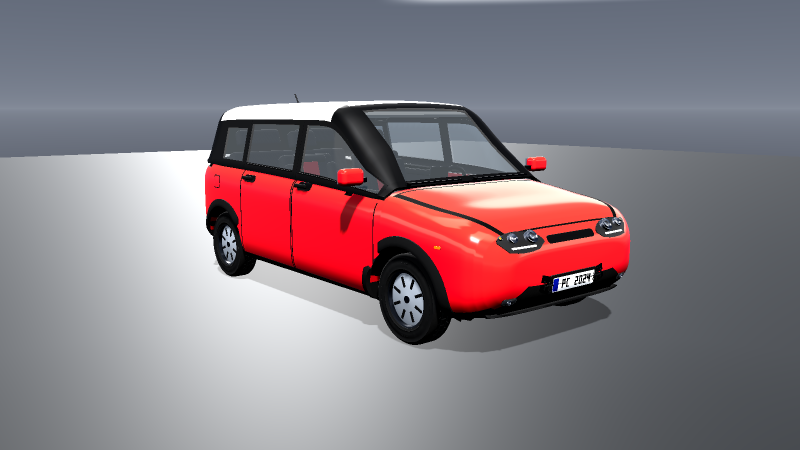
#> input picture plan-work/models/round2/pico_front_34.png, 1600 x 900 px (shown at 1/2 size)
$ python -i prepare_solid.py   (imports and definitions only)
#> lines starting #> are read from the running program, lines starting #| are printed output that depends on the picture
"""Prepare a filled exterior approximation from geometry.py --vehicle --flow output.

Requires numpy, scipy, trimesh, scikit-image (development only). Does not run CFD.
Surface voxelization, small-seam closing, exterior flood fill, marching cubes.
"""
import argparse
import hashlib
import importlib.metadata
import json
import math
from pathlib import Path
import numpy as np
from scipy import ndimage
from skimage import measure
import trimesh

def fill_exterior(surface,closing_voxels=1):
    if type(closing_voxels)!=int or not 0<=closing_voxels<=3:raise ValueError('closing must be 0..3 voxels')
    padding=closing_voxels+2
    matrix=np.pad(surface.astype(bool),padding)
    if closing_voxels:
        matrix=ndimage.binary_closing(matrix,structure=np.ones((3,3,3),dtype=bool),iterations=closing_voxels)
    return ndimage.binary_fill_holes(matrix),padding

def prepare(source,output,pitch=.006,closing_voxels=1,min_component_m3=1e-5,vehicle=None,core_mode="central",wheel_radius_margin_m=.025,wheel_clearance_half_width_m=.24):
    if not math.isfinite(pitch) or not .002<=pitch<=.02:raise ValueError('pitch must be 2..20 mm')
    if not math.isfinite(min_component_m3) or min_component_m3<=0:raise ValueError('positive component cutoff required')
    if core_mode not in ('central','wheel_clearance'):raise ValueError('unknown core mode')
    if not all(math.isfinite(v) and v>0 for v in (wheel_radius_margin_m,wheel_clearance_half_width_m)):raise ValueError('positive finite wheel clearances required')
    source=Path(source);output=Path(output);audit=json.loads((source/'audit.json').read_text())
    description=None
    if core_mode=='wheel_clearance':
        if vehicle is None:raise ValueError('wheel-clearance fill requires source vehicle')
        raw=Path(vehicle).read_bytes()
        if hashlib.sha256(raw).hexdigest()!=audit['vehicle_sha256']:raise ValueError('vehicle identity mismatch')
        description=json.loads(raw)
        if len(description['wheels'])!=4:raise ValueError('four source wheels required')
    obj=source/'hypercar_rest_iso.obj'
    if not audit.get('flow_selection_sha256') or 'chassis body origin' not in audit['frame']:
        raise ValueError('requires source-bound exterior selection aligned to chassis')
    if hashlib.sha256(obj.read_bytes()).hexdigest()!=audit['obj_sha256']:raise ValueError('source OBJ changed')
    vertices=[];faces=[];body_mask=[];node=''
    for line in obj.read_text().splitlines():
        fields=line.split()
        if not fields:continue
        if fields[0]=='o':node=fields[1].rsplit('_primitive_',1)[0]
        if fields[0]=='v':vertices.append([float(v) for v in fields[1:]])
        if fields[0]=='f':
            faces.append([int(v)-1 for v in fields[1:]])
            body_mask.append(node in ('car_hyper','door_L','door_R','frunk','engine_cover'))
    mesh=trimesh.Trimesh(vertices=vertices,faces=faces,process=False)
    body_mask=np.asarray(body_mask,dtype=bool)
    print('Rasterizing',len(mesh.faces),'triangles at',pitch,'m',flush=True)
    # Same half-pitch surface sampling as trimesh's subdivide voxelizer, but
    # bounded batches avoid holding a completely subdivided car in memory.
    origin_index=np.floor(mesh.bounds[0]/pitch).astype(np.int64)
    shape=np.ceil(mesh.bounds[1]/pitch).astype(np.int64)-origin_index+1
    if np.prod(shape)>250_000_000:raise ValueError('voxel grid exceeds 250 million cells; choose coarser pitch')
    cache=source/f'surface_body_{pitch:.9g}.npz';surface=None;body_surface=None
    if cache.exists():
        with np.load(cache,allow_pickle=False) as stored:
            if stored['source_sha256'].item()==audit['obj_sha256'] and tuple(stored['surface'].shape)==tuple(shape):surface=stored['surface'];body_surface=stored['body_surface']
    if surface is None:
        surface=np.zeros(tuple(shape),dtype=bool)
        body_surface=np.zeros(tuple(shape),dtype=bool)
        for is_body,group in ((True,mesh.faces[body_mask]),(False,mesh.faces[~body_mask])):
            for start in range(0,len(group),16):
                triangles=mesh.vertices[group[start:start+16]]
                v,_=trimesh.remesh.subdivide_to_size(triangles.reshape((-1,3)),np.arange(triangles.size//3).reshape((-1,3)),max_edge=pitch*.5,max_iter=12)
                hit=np.round(v/pitch).astype(np.int64)-origin_index
                surface[hit[:,0],hit[:,1],hit[:,2]]=True
                if is_body:body_surface[hit[:,0],hit[:,1],hit[:,2]]=True
                if start%10240==0:print('Surface raster',is_body,start,'/',len(group),flush=True)
        np.savez_compressed(cache,surface=surface,body_surface=body_surface,source_sha256=audit['obj_sha256'])
    # The visual shell encloses thin material volumes, not a filled body. Fill
    # only central body columns bounded by its own floor/roof: never use wing,
    # wheel or splitter height and keep this core inboard of all wheel wells.
    lower=body_surface.argmax(axis=2);upper=shape[2]-1-body_surface[:,:,::-1].argmax(axis=2)
    present=body_surface.any(axis=2)
    y=(np.arange(shape[1])+origin_index[1])*pitch
    central=present if description else present & (np.abs(y)[None,:]<=.55)
    z=np.arange(shape[2])[None,None,:]
    core=central[:,:,None] & (z>=lower[:,:,None]) & (z<=upper[:,:,None])
    if description:
        xx=(np.arange(shape[0])+origin_index[0])*pitch
        zz=(np.arange(shape[2])+origin_index[2])*pitch
        for wheel in description['wheels']:
            cx,cy,cz=wheel['attachment_local'];radius=wheel['wheel_radius']+wheel_radius_margin_m
            if not all(math.isfinite(v) for v in (cx,cy,cz,radius)) or radius<=0:raise ValueError('invalid wheel clearance')
            if wheel_clearance_half_width_m<=wheel['wheel_width']*.5:raise ValueError('wheel clearance must exceed tyre half width')
            cavity=((xx[:,None,None]-cx)**2+(zz[None,None,:]-cz)**2<radius**2)&(np.abs(y[None,:,None]-cy)<wheel_clearance_half_width_m)
            core &= ~cavity
    surface|=core;core_volume=float(core.sum()*pitch**3)
    filled,padding=fill_exterior(surface,closing_voxels)
    labels,count=ndimage.label(filled);sizes=np.bincount(labels.ravel())
    keep=sizes*pitch**3>=min_component_m3;keep[0]=False
    filled=keep[labels];volumes=sorted((sizes[1:][keep[1:]]*pitch**3).tolist(),reverse=True)
    removed=int(count-len(volumes));del labels
    print('Filled',float(filled.sum()*pitch**3),'m3,',len(volumes),'components; extracting surface',flush=True)
    field=ndimage.gaussian_filter(filled.astype(np.float32),sigma=.5)
    vertices,faces,_,_=measure.marching_cubes(field,.5,spacing=(pitch,pitch,pitch),allow_degenerate=False)
    vertices+=(origin_index-padding)*pitch
    solid=trimesh.Trimesh(vertices=vertices,faces=faces,process=True);solid.fix_normals(multibody=True)
    before_smoothing=solid.vertices.copy()
    # Suppress voxel stair-step roughness without the systematic shrinkage of
    # Laplacian-only smoothing. This modifies the CFD derivative, never the art.
    trimesh.smoothing.filter_taubin(solid,lamb=.5,nu=.53,iterations=16)
    smoothing_displacement=float(np.linalg.norm(solid.vertices-before_smoothing,axis=1).max())
    drift=float(np.max(np.abs(solid.bounds-mesh.bounds)))
    envelope_volume=float(np.prod(mesh.extents));volume=float(solid.volume)
    quality={'watertight':bool(solid.is_watertight),'winding_consistent':bool(solid.is_winding_consistent),
             'volume_m3':volume,'envelope_volume_m3':envelope_volume,'bounds_drift_m':drift,'components':len(volumes)}
    if not solid.is_watertight or not solid.is_winding_consistent or volume<envelope_volume*.15 or drift>pitch*3 or len(volumes)>32 or smoothing_displacement>pitch*3:
        raise ValueError('solid quality gate failed: '+json.dumps(quality))
    output.mkdir(parents=True,exist_ok=True);stl=output/'hypercar_cfd_rest.stl';solid.export(stl)
    report={'format':'rg.cfd-solid/1','status':'filled_exterior_approximation_requires_review','cfd_validated':False,
            'source_audit':audit,'versions':{name:importlib.metadata.version(name) for name in ('numpy','scipy','trimesh','scikit-image')},
            'voxel_m':pitch,'seam_closing_voxels':closing_voxels,'padding_voxels':padding,'min_component_m3':min_component_m3,
            'core_mode':core_mode,'central_body_core_half_width_m':None if description else .55,'wheel_clearance':{'radius_margin_m':wheel_radius_margin_m,'half_width_m':wheel_clearance_half_width_m} if description else None,'central_body_core_volume_m3':core_volume,'surface_smoothing_sigma_voxels':.5,
            'taubin_smoothing':{'lambda':.5,'nu':.53,'iterations':16,'max_displacement_m':smoothing_displacement},
            'discarded_small_components':removed,'component_volumes_m3':volumes,'quality':quality,
            'triangles':len(solid.faces),'frame':audit['frame'],'bounds_iso_m':solid.bounds.tolist(),
            'stl_sha256':hashlib.sha256(stl.read_bytes()).hexdigest(),
            'assumptions':['closed doors, fixed suspension; wing pose recorded in source audit','small panel seams sealed; enclosed volume filled',
                 ('body-only floor/roof column fill with explicit wheel cylinders; intake/well closures require review' if description else 'central body core filled only between body floor/roof within 0.55 m of centerline, excluding aero and wheels'),
                 'half-voxel Gaussian surface regularization',
                 '16 Taubin smoothing iterations to suppress artificial voxel roughness',
                 'backed cooling grilles; no resolved radiator/duct airflow','thin details below voxel resolution may be lost'],
            'required_review':['shape/deviation review including intakes/exhaust/wing/tyres','resolution comparison',
                 'fluid domain, moving ground, rotating wheels and convergence before solver']}
    (output/'manifest.json').write_text(json.dumps(report,indent=2)+'\n',encoding='utf-8')
    print('CFD_SOLID',json.dumps(quality),flush=True)
    return report

# [6 lines not run here, left out]

>>> import cv2
>>> picture = cv2.imread('../../plan-work/models/round2/pico_front_34.png', cv2.IMREAD_GRAYSCALE)
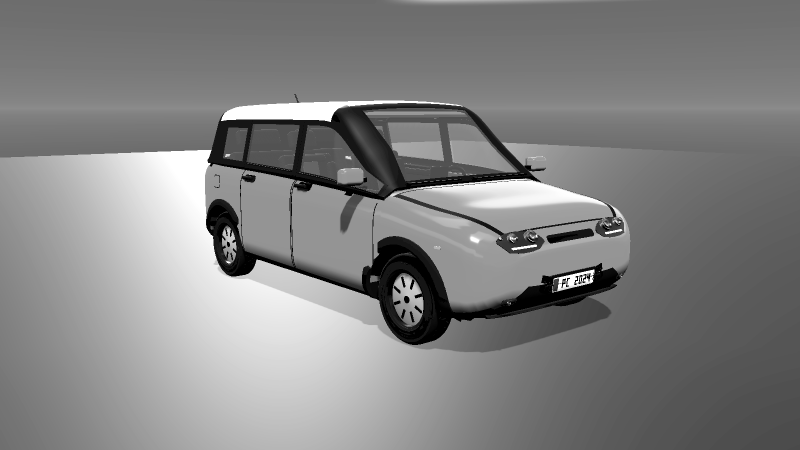
#> picture: shape (900, 1600) (shown at 1/2 size); min 0, max 255, mean 130.6
>>> result = prepare(picture, 'out.png')
#> (the run stopped early here; a loop or call above may not have finished)

$ run again, on plan-work/models/round2/runabout_t_front_34.png
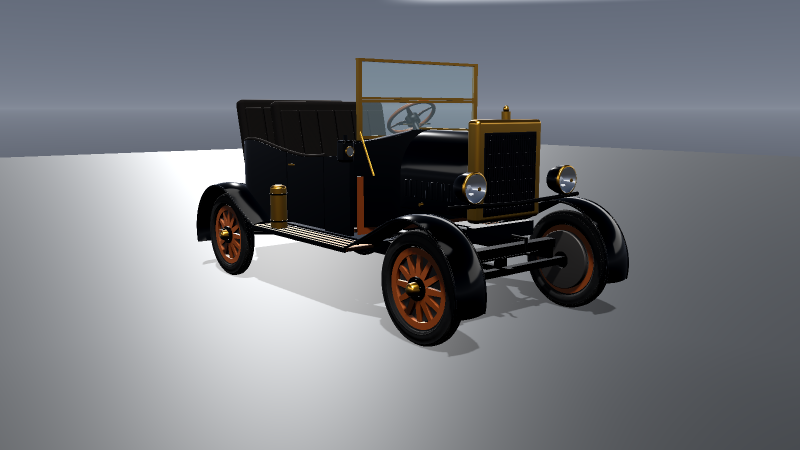
#> input picture plan-work/models/round2/runabout_t_front_34.png, 1600 x 900 px (shown at 1/2 size)
#> `picture = cv2.imread('../../plan-work/models/round2/pico_front_34.png'..`:
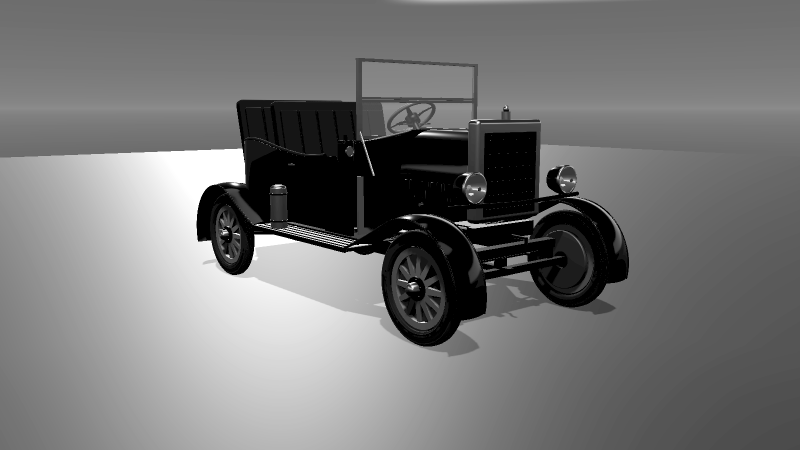
#> picture: shape (900, 1600) (shown at 1/2 size); min 0, max 255, mean 117.4
